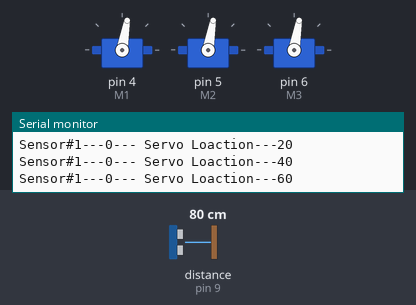
The sketch below on a simulated Arduino Uno, built with avr-gcc and run on an emulated ATmega328P. Shown: 3 × servo, the last lines printed to the serial monitor. Wiring (inferred from the names in the program): ultrasonic range finder: trigger pin 8; echo pin 9. The inputs (shaded band) are chosen by the test bench; at power-on: distance to the obstacle (sensor on pin 9) 80 cm. The echo pulse lasts 58.3 µs per cm.

Above: at 0.1 s.
At 0.85 s:
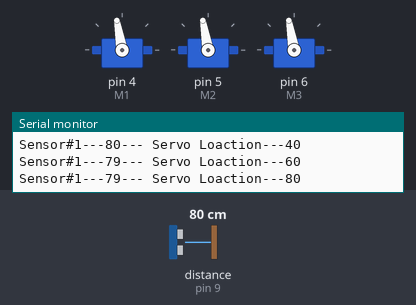
4.3 s: distance to the obstacle (sensor on pin 9) set to 2 cm
At 5.3 s:
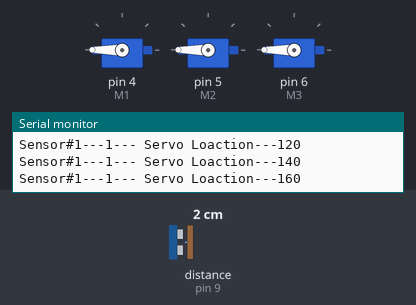
Timing chart, 0 to 13.3 s (numbered marks = the images above; inputs shaded):
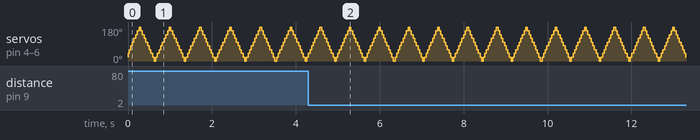

The sketch:

3servo_s.ino
```cpp
#include <Servo.h>
const int M1 = 4;
const int M2 = 5;
const int M3 = 6;
const int trigPin8 = 8;
const int echoPin9 = 9;
Servo myservo1;
Servo myservo2;
Servo myservo3;
boolean serv = false;
int x = 0;


unsigned long currentTime = 0;
const unsigned long eventinterval = 200;
unsigned long previoustime = 0;
unsigned long duration1 = 0;
unsigned long distance1 = 0;
void setup() {
  // put your setup code here, to run once:


 myservo1.attach(M1);
 myservo2.attach(M2);
 myservo3.attach(M3);
 myservo1.write(x);
 myservo2.write(x);
 myservo3.write(x);
  Serial.begin(9600);


pinMode(trigPin8, OUTPUT);
  digitalWrite(trigPin8, LOW);
  pinMode(echoPin9, INPUT);
}

void loop() {
  // put your main code here, to run repeatedly:

  currentTime = millis();
sensor1();
Serial.print("Sensor#1---");
Serial.print(distance1);
Serial.print("---");

if(x >= 180)
{
  serv = true;
}
if(x <= 0)
{
  serv = false;
}
if(serv == false)
{
  x = x+20;
 myservo1.write(x);
 myservo2.write(x);
 myservo3.write(x);
}
if(serv == true)
{
  x = x-20;
 myservo1.write(x);
 myservo2.write(x);
 myservo3.write(x);
}
Serial.print(" Servo Loaction---");
Serial.print(x);
Serial.println();
}


void sensor1()
{
  if(currentTime - previoustime >= eventinterval)
{
  digitalWrite(trigPin8, HIGH);
}
if(currentTime - previoustime+10 >= eventinterval)
{
  digitalWrite(trigPin8, LOW);
  duration1 = pulseIn(echoPin9, HIGH);
  digitalWrite(echoPin9, LOW);
}
distance1 = (duration1*.0343)/2;

}
```

Measured:
- by itself, servo on pin 4 (M1), servo on pin 5 (M2), servo on pin 6 (M3): repeats every 0.70 s: 60° 0.04 s, 80° 0.04 s, 100° 0.04 s, 120° 0.04 s, 140° 0.04 s, 160° 0.04 s, 180° 0.04 s, 160° 0.04 s, 140° 0.04 s, 120° 0.04 s, 100° 0.04 s, 80° 0.04 s, 60° 0.04 s, 40° 0.04 s, 20° 0.04 s, 0° 0.04 s, 20° 0.04 s, 40° 0.04 s
